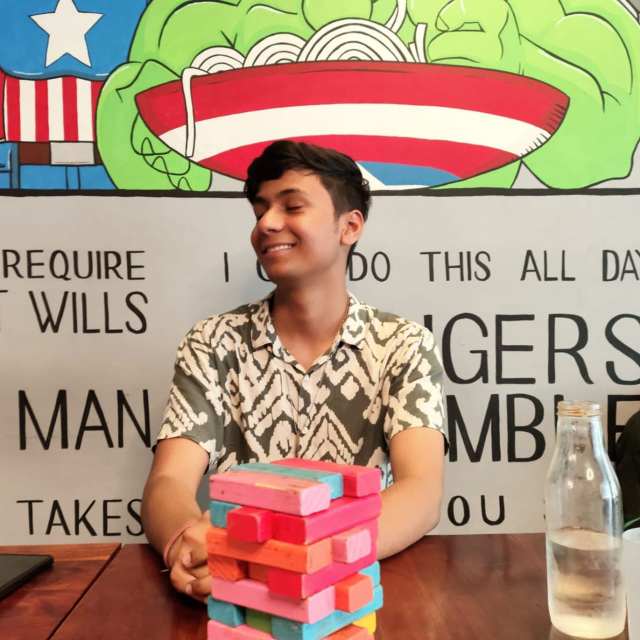
#> input picture Desktop/Hostel Attendance System/backend/faces/krishnas.bt.24@nitj.ac.in/my1.jpeg, 1280 x 1280 px (shown at 1/2 size); its folder holds only this picture in this run
$ python faces_train.py
#> lines starting #> are read from the running program, lines starting #| are printed output that depends on the picture
import os
import cv2 as cv
import numpy as np

people = ['krishnas.bt.24@nitj.ac.in', 'rathodr.it.24@nitj.ac.in', 'shashi']
DIR = 'faces'

haar_cascade = cv.CascadeClassifier('haar_face.xml')

features = []
labels = []

def create_train():
    for person in people:
        path = os.path.join(DIR, person)
        label = people.index(person)

        for img in os.listdir(path):
            img_path = os.path.join(path, img)

            img_array = cv.imread(img_path)
#> img_array is the input picture: shape (1280, 1280, 3); mean B, G, R 125.3, 147.7, 175.3
            gray = cv.cvtColor(img_array, cv.COLOR_BGR2GRAY)
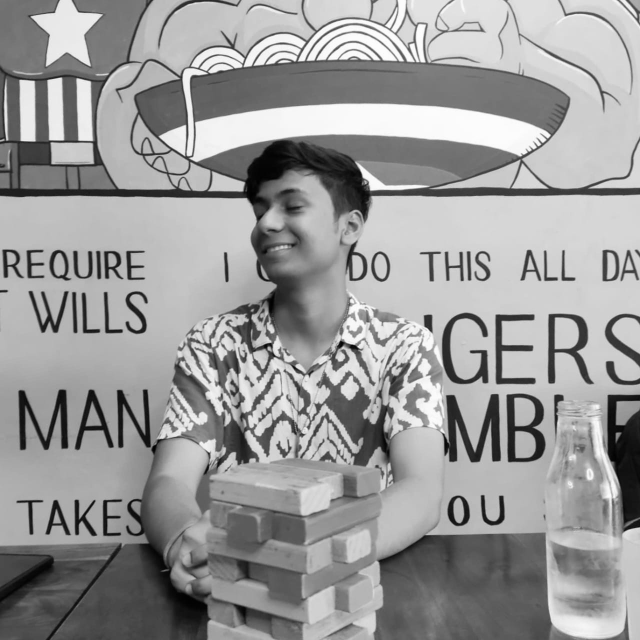
#> gray: shape (1280, 1280) (shown at 1/2 size); min 0, max 254, mean 153.4

            faces_rect = haar_cascade.detectMultiScale(gray, scaleFactor=1.1, minNeighbors=4)
#> faces_rect = [[471, 729, 71, 71], [787, 705, 123, 123], [469, 329, 214, 214]]

            for (x,y,w,h) in faces_rect:
                faces_region_of_interest = gray[y:y+h, x:x+w]
                features.append(faces_region_of_interest)
                labels.append(label)
#> this loop made 3 passes
#> pass 1, in create_train, `faces_region_of_interest = gray[y:y+h, x:x+w]`:
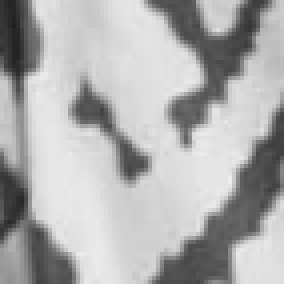
#> faces_region_of_interest: shape (71, 71) (shown 4 times larger); min 31, max 237, mean 174.5
#> pass 2, in create_train, `faces_region_of_interest = gray[y:y+h, x:x+w]`:
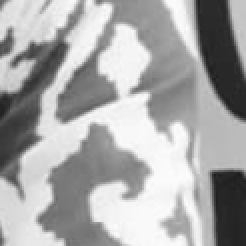
#> faces_region_of_interest: shape (123, 123) (shown 2 times larger); min 28, max 253, mean 167.8
#> pass 3, in create_train, `faces_region_of_interest = gray[y:y+h, x:x+w]`:
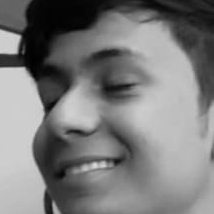
#> faces_region_of_interest: shape (214, 214); min 0, max 219, mean 123.4
#> after the loop, features = 3 items; labels = [0, 0, 0]

#> (the run stopped early here; a loop or call above may not have finished)
